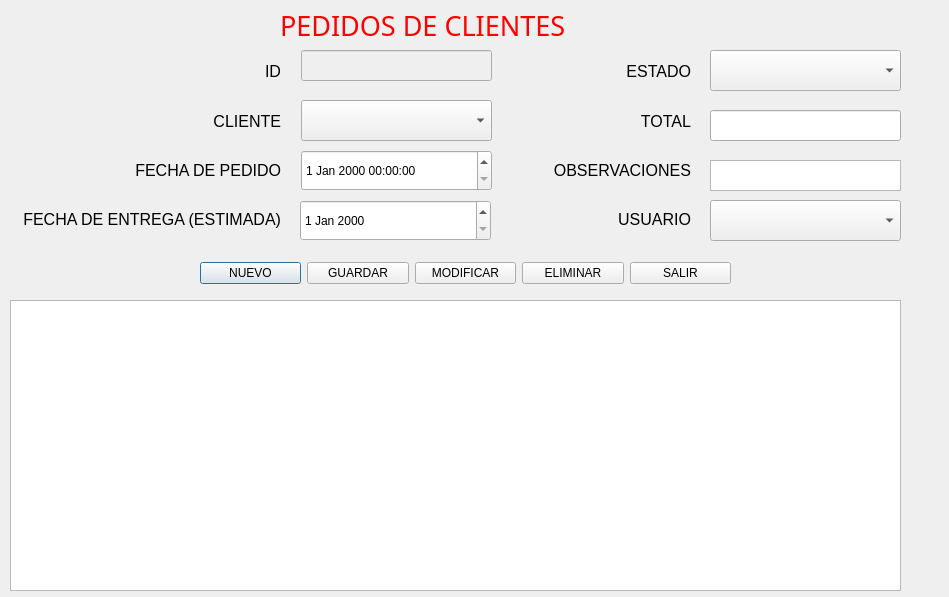
<?xml version="1.0" encoding="UTF-8"?>
<ui version="4.0">
 <class>Pedidosclientes</class>
 <widget class="QDialog" name="Pedidosclientes">
  <property name="geometry">
   <rect>
    <x>0</x>
    <y>0</y>
    <width>949</width>
    <height>597</height>
   </rect>
  </property>
  <property name="windowTitle">
   <string>Pedidos de Clientes</string>
  </property>
  <widget class="QComboBox" name="cbEstado">
   <property name="geometry">
    <rect>
     <x>710</x>
     <y>50</y>
     <width>191</width>
     <height>41</height>
    </rect>
   </property>
  </widget>
  <widget class="QLabel" name="label">
   <property name="geometry">
    <rect>
     <x>280</x>
     <y>10</y>
     <width>311</width>
     <height>31</height>
    </rect>
   </property>
   <property name="font">
    <font>
     <family>MV Boli</family>
     <pointsize>20</pointsize>
     <underline>false</underline>
    </font>
   </property>
   <property name="styleSheet">
    <string notr="true">color: rgb(255, 0, 0);</string>
   </property>
   <property name="text">
    <string>PEDIDOS DE CLIENTES</string>
   </property>
   <property name="textFormat">
    <enum>Qt::TextFormat::AutoText</enum>
   </property>
  </widget>
  <widget class="QWidget" name="layoutWidget_2">
   <property name="geometry">
    <rect>
     <x>200</x>
     <y>260</y>
     <width>531</width>
     <height>26</height>
    </rect>
   </property>
   <layout class="QHBoxLayout" name="horizontalLayout">
    <item>
     <widget class="QPushButton" name="btnNuevo">
      <property name="text">
       <string>NUEVO</string>
      </property>
      <property name="icon">
       <iconset theme="QIcon::ThemeIcon::FolderNew"/>
      </property>
     </widget>
    </item>
    <item>
     <widget class="QPushButton" name="btnGuardar">
      <property name="text">
       <string>GUARDAR</string>
      </property>
      <property name="icon">
       <iconset theme="QIcon::ThemeIcon::DocumentSave"/>
      </property>
     </widget>
    </item>
    <item>
     <widget class="QPushButton" name="btnModificar">
      <property name="text">
       <string>MODIFICAR</string>
      </property>
      <property name="icon">
       <iconset theme="QIcon::ThemeIcon::MailMessageNew"/>
      </property>
     </widget>
    </item>
    <item>
     <widget class="QPushButton" name="btnEliminar">
      <property name="text">
       <string>ELIMINAR</string>
      </property>
      <property name="icon">
       <iconset theme="QIcon::ThemeIcon::ApplicationExit"/>
      </property>
     </widget>
    </item>
    <item>
     <widget class="QPushButton" name="btnSalir">
      <property name="text">
       <string>SALIR</string>
      </property>
      <property name="icon">
       <iconset theme="QIcon::ThemeIcon::SystemLogOut"/>
      </property>
     </widget>
    </item>
   </layout>
  </widget>
  <widget class="QWidget" name="layoutWidget">
   <property name="geometry">
    <rect>
     <x>20</x>
     <y>50</y>
     <width>261</width>
     <height>191</height>
    </rect>
   </property>
   <layout class="QVBoxLayout" name="_2">
    <item>
     <widget class="QLabel" name="labelID">
      <property name="font">
       <font>
        <family>Segoe UI</family>
        <pointsize>12</pointsize>
       </font>
      </property>
      <property name="text">
       <string>ID</string>
      </property>
      <property name="alignment">
       <set>Qt::AlignmentFlag::AlignRight|Qt::AlignmentFlag::AlignTrailing|Qt::AlignmentFlag::AlignVCenter</set>
      </property>
     </widget>
    </item>
    <item>
     <widget class="QLabel" name="labelCliente">
      <property name="font">
       <font>
        <family>Segoe UI</family>
        <pointsize>12</pointsize>
       </font>
      </property>
      <property name="text">
       <string>CLIENTE</string>
      </property>
      <property name="alignment">
       <set>Qt::AlignmentFlag::AlignRight|Qt::AlignmentFlag::AlignTrailing|Qt::AlignmentFlag::AlignVCenter</set>
      </property>
     </widget>
    </item>
    <item>
     <widget class="QLabel" name="labelFechaPedido">
      <property name="font">
       <font>
        <pointsize>12</pointsize>
       </font>
      </property>
      <property name="text">
       <string>FECHA DE PEDIDO</string>
      </property>
      <property name="alignment">
       <set>Qt::AlignmentFlag::AlignRight|Qt::AlignmentFlag::AlignTrailing|Qt::AlignmentFlag::AlignVCenter</set>
      </property>
     </widget>
    </item>
    <item>
     <widget class="QLabel" name="labelFechaEntrega">
      <property name="font">
       <font>
        <pointsize>12</pointsize>
       </font>
      </property>
      <property name="text">
       <string>FECHA DE ENTREGA (ESTIMADA)</string>
      </property>
      <property name="alignment">
       <set>Qt::AlignmentFlag::AlignRight|Qt::AlignmentFlag::AlignTrailing|Qt::AlignmentFlag::AlignVCenter</set>
      </property>
     </widget>
    </item>
   </layout>
  </widget>
  <widget class="QComboBox" name="cbCliente">
   <property name="geometry">
    <rect>
     <x>301</x>
     <y>100</y>
     <width>191</width>
     <height>41</height>
    </rect>
   </property>
  </widget>
  <widget class="QLineEdit" name="txtID">
   <property name="enabled">
    <bool>false</bool>
   </property>
   <property name="geometry">
    <rect>
     <x>301</x>
     <y>50</y>
     <width>191</width>
     <height>31</height>
    </rect>
   </property>
  </widget>
  <widget class="QLineEdit" name="txtTotal">
   <property name="geometry">
    <rect>
     <x>710</x>
     <y>110</y>
     <width>191</width>
     <height>31</height>
    </rect>
   </property>
  </widget>
  <widget class="QWidget" name="layoutWidget_3">
   <property name="geometry">
    <rect>
     <x>510</x>
     <y>50</y>
     <width>181</width>
     <height>191</height>
    </rect>
   </property>
   <layout class="QVBoxLayout" name="_3">
    <item>
     <widget class="QLabel" name="labelEstado">
      <property name="font">
       <font>
        <pointsize>12</pointsize>
       </font>
      </property>
      <property name="text">
       <string>ESTADO</string>
      </property>
      <property name="alignment">
       <set>Qt::AlignmentFlag::AlignRight|Qt::AlignmentFlag::AlignTrailing|Qt::AlignmentFlag::AlignVCenter</set>
      </property>
     </widget>
    </item>
    <item>
     <widget class="QLabel" name="labelTotal">
      <property name="font">
       <font>
        <family>Segoe UI</family>
        <pointsize>12</pointsize>
       </font>
      </property>
      <property name="text">
       <string>TOTAL</string>
      </property>
      <property name="alignment">
       <set>Qt::AlignmentFlag::AlignRight|Qt::AlignmentFlag::AlignTrailing|Qt::AlignmentFlag::AlignVCenter</set>
      </property>
     </widget>
    </item>
    <item>
     <widget class="QLabel" name="labelObservaciones">
      <property name="font">
       <font>
        <family>Segoe UI</family>
        <pointsize>12</pointsize>
       </font>
      </property>
      <property name="text">
       <string>OBSERVACIONES</string>
      </property>
      <property name="alignment">
       <set>Qt::AlignmentFlag::AlignRight|Qt::AlignmentFlag::AlignTrailing|Qt::AlignmentFlag::AlignVCenter</set>
      </property>
     </widget>
    </item>
    <item>
     <widget class="QLabel" name="labelUsuario">
      <property name="font">
       <font>
        <family>Segoe UI</family>
        <pointsize>12</pointsize>
       </font>
      </property>
      <property name="text">
       <string>USUARIO</string>
      </property>
      <property name="alignment">
       <set>Qt::AlignmentFlag::AlignRight|Qt::AlignmentFlag::AlignTrailing|Qt::AlignmentFlag::AlignVCenter</set>
      </property>
     </widget>
    </item>
   </layout>
  </widget>
  <widget class="QTableView" name="tablaPedidos">
   <property name="geometry">
    <rect>
     <x>10</x>
     <y>300</y>
     <width>891</width>
     <height>291</height>
    </rect>
   </property>
  </widget>
  <widget class="QDateTimeEdit" name="dtFechaPedido">
   <property name="geometry">
    <rect>
     <x>301</x>
     <y>150</y>
     <width>191</width>
     <height>41</height>
    </rect>
   </property>
  </widget>
  <widget class="QDateEdit" name="dtFechaEntrega">
   <property name="geometry">
    <rect>
     <x>300</x>
     <y>200</y>
     <width>191</width>
     <height>41</height>
    </rect>
   </property>
  </widget>
  <widget class="QPlainTextEdit" name="txtObservaciones">
   <property name="geometry">
    <rect>
     <x>710</x>
     <y>160</y>
     <width>191</width>
     <height>31</height>
    </rect>
   </property>
  </widget>
  <widget class="QComboBox" name="cbUsuario">
   <property name="geometry">
    <rect>
     <x>710</x>
     <y>200</y>
     <width>191</width>
     <height>41</height>
    </rect>
   </property>
  </widget>
 </widget>
 <resources/>
 <connections/>
</ui>
